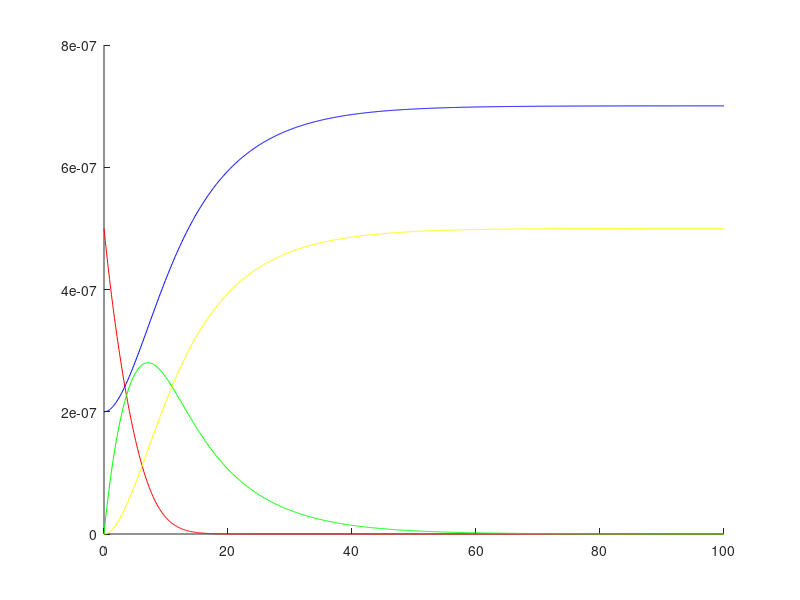

Reproduce this figure in MATLAB.
dt=0.1;
t=100;
y1=5e-7;
y2=2e-7;
y3=0;
y4=0;
k1=1e6;
k2=1e-4;
k3=1e-1;
A(1,1)=y1;
A(2,1)=y2;
A(3,1)=y3;
A(4,1)=y4;
totalt=t/dt;
for i=1:totalt
    A(1,i+1)=A(1,i)+(-k1*A(1,i)*A(2,i)+k2*A(3,i))*dt;
    A(2,i+1)=A(2,i)+(-k2*A(1,i)*A(2,i)+(k2+k3)*A(3,i))*dt;
    A(3,i+1)=A(3,i)+(k1*A(1,i)*A(2,i)-(k2+k3)*A(3,i))*dt;
    A(4,i+1)=A(4,i)+(k3*A(3,i))*dt
end

figure;
hold on
plot(0:dt:t, A(1, 1:i+1), 'r');
plot(0:dt:t, A(2, 1:i+1), 'b');
plot(0:dt:t, A(3, 1:i+1), 'g');
plot(0:dt:t, A(4, 1:i+1), 'y');
hold off